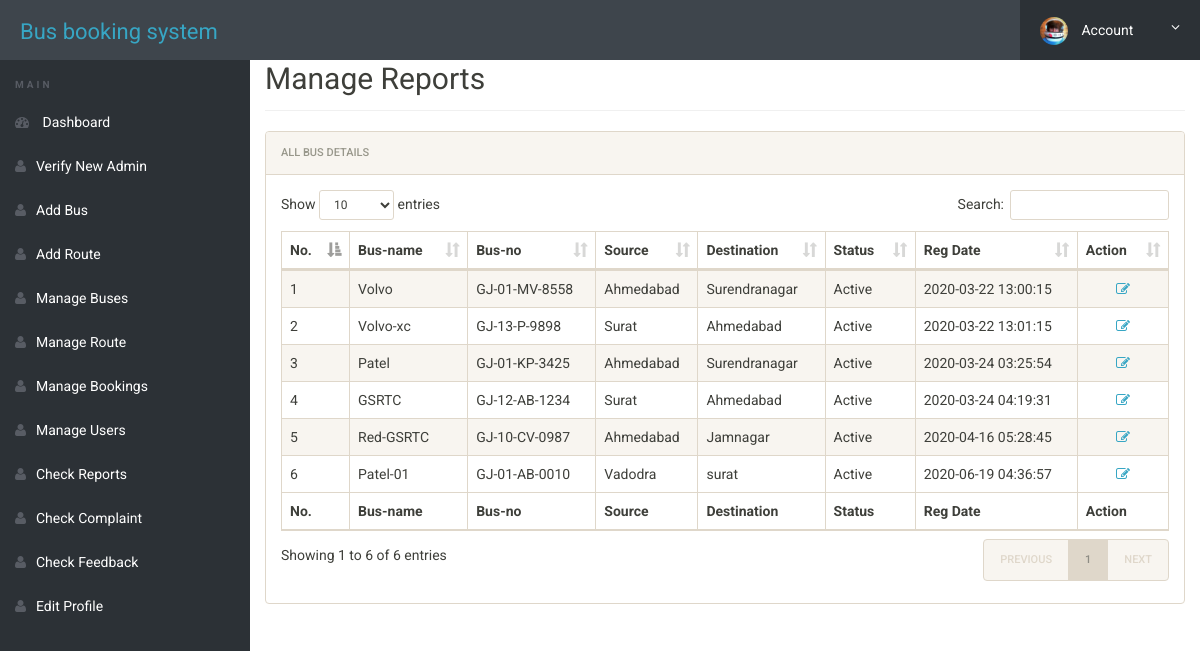
Page /admin/manage-reports.php (signed in) on the committed database.
### tables this page shows
CREATE TABLE IF NOT EXISTS `buses` (
  `id` int(11) NOT NULL AUTO_INCREMENT,
  `rid` varchar(11) NOT NULL,
  `bname` varchar(30) NOT NULL,
  `bno` varchar(30) NOT NULL,
  `total_seat` int(30) NOT NULL,
  `source` varchar(50) NOT NULL,
  `destination` varchar(50) NOT NULL,
  `arrival` varchar(10) NOT NULL,
  `departure` varchar(10) NOT NULL,
  `price` int(11) NOT NULL,
  `status` int(1) NOT NULL,
  `created_at` timestamp NOT NULL DEFAULT CURRENT_TIMESTAMP,
  `updated_at` timestamp NOT NULL DEFAULT CURRENT_TIMESTAMP,
  PRIMARY KEY (`id`),
  UNIQUE KEY `rid` (`rid`),
  UNIQUE KEY `bno` (`bno`)
);

### admin/manage-reports.php (the view, shortened to what this page needs)
<?php
include('includes/config.php');
?>
<!doctype html>
<html lang="en" class="no-js">
<head>
	<link rel="stylesheet" href="css/font-awesome.min.css">
	<link rel="stylesheet" href="css/bootstrap.min.css">
	<link rel="stylesheet" href="css/dataTables.bootstrap.min.css">
	<link rel="stylesheet" href="css/bootstrap-social.css">
	<link rel="stylesheet" href="css/bootstrap-select.css">
	<link rel="stylesheet" href="css/fileinput.min.css">
	<link rel="stylesheet" href="css/awesome-bootstrap-checkbox.css">
	<link rel="stylesheet" href="css/style.css">
</head>
<body>
	<?php include('includes/header.php');?>
	<div class="ts-main-content">
			<?php include('includes/sidebar.php');?>
		<div class="content-wrapper">
			<div class="container-fluid">
				<div class="row">
					<div class="col-md-12">
						<h2 class="page-title" style="margin-top:4%">Manage Reports</h2>
						<div class="panel panel-default">
							<div class="panel-heading">All bus Details</div>
							<div class="panel-body">
								<table id="zctb" class="display table table-striped table-bordered table-hover" cellspacing="0" width="100%">
									<thead>
										<tr>
											<th>No.</th>
											<th>Bus-name</th>
											<th>Bus-no</th>
											<th>Source</th>
											<th>Destination</th>
											<th>Status</th>
											<th>Reg Date </th>
											<th>Action</th>
										</tr>
									</thead>
									<tfoot>
										<tr>
											<th>No.</th>
											<th>Bus-name</th>
											<th>Bus-no</th>
											<th>Source</th>
											<th>Destination</th>
											<th>Status</th>
											<th>Reg Date</th>
											<th>Action</th>
										</tr>
									</tfoot>
									<tbody>
<?php
$ret="select * from buses";
$stmt= $mysqli->prepare($ret) ;
$stmt->execute() ;
$res=$stmt->get_result();
$cnt=1;
while($row=$res->fetch_object())
{
?>
<?php
if($row->status == 1)
{
	$st = "Active";
}
else
{
	$st = "Inactive";
}
?>
<tr><td><?php echo $cnt;?></td>
<td><?php echo $row->bname;?></td>
<td><?php echo $row->bno;?></td>
<td><?php echo $row->source;?></td>
<td><?php echo $row->destination;?></td>
<td><?php echo $st;?></td>
<td><?php echo $row->created_at;?></td>
<td><center><a href="view-reports.php?id=<?php echo $row->id;?>"><i class="fa fa-edit"></i></a></center></td>
										</tr>
									<?php
$cnt=$cnt+1;
									 } ?>
									</tbody>
								</table>
							</div>
						</div>
					</div>
				</div>
			</div>
		</div>
	</div>
</body>
</html>

### admin/css/style.css (style rules this page uses)
html { font-size: 14px; }
@media only screen and (min-width: 480px) { html { font-size: 17px; } }
@media only screen and (min-width: 768px) { html { font-size: 14px; } }
body { font-size: 1em; }
a { color: #37a6c4; }
.panel { overflow: hidden; }
.page-title { padding-bottom: 15px; margin-bottom: 20px; border-bottom: 1px solid #f0f0f0; }
.ts-main-content .content-wrapper { padding-top: 15px; margin-top: 10px; }
@media only screen and (min-width: 992px) { .ts-main-content .content-wrapper { margin-left: 250px; } }

### rows in the picture
buses: bname "Volvo", bno "GJ-01-MV-8558", source "Ahmedabad", destination "Surendranagar", status "Active", created_at "2020-03-22 13:00:15"
buses: bname "Volvo-xc", bno "GJ-13-P-9898", source "Surat", destination "Ahmedabad", status "Active", created_at "2020-03-22 13:01:15"
buses: bname "Patel", bno "GJ-01-KP-3425", source "Ahmedabad", destination "Surendranagar", status "Active", created_at "2020-03-24 03:25:54"
buses: bname "GSRTC", bno "GJ-12-AB-1234", source "Surat", destination "Ahmedabad", status "Active", created_at "2020-03-24 04:19:31"
buses: bname "Red-GSRTC", bno "GJ-10-CV-0987", source "Ahmedabad", destination "Jamnagar", status "Active", created_at "2020-04-16 05:28:45"
buses: bname "Patel-01", bno "GJ-01-AB-0010", source "Vadodra", destination "surat", status "Active", created_at "2020-06-19 04:36:57"
